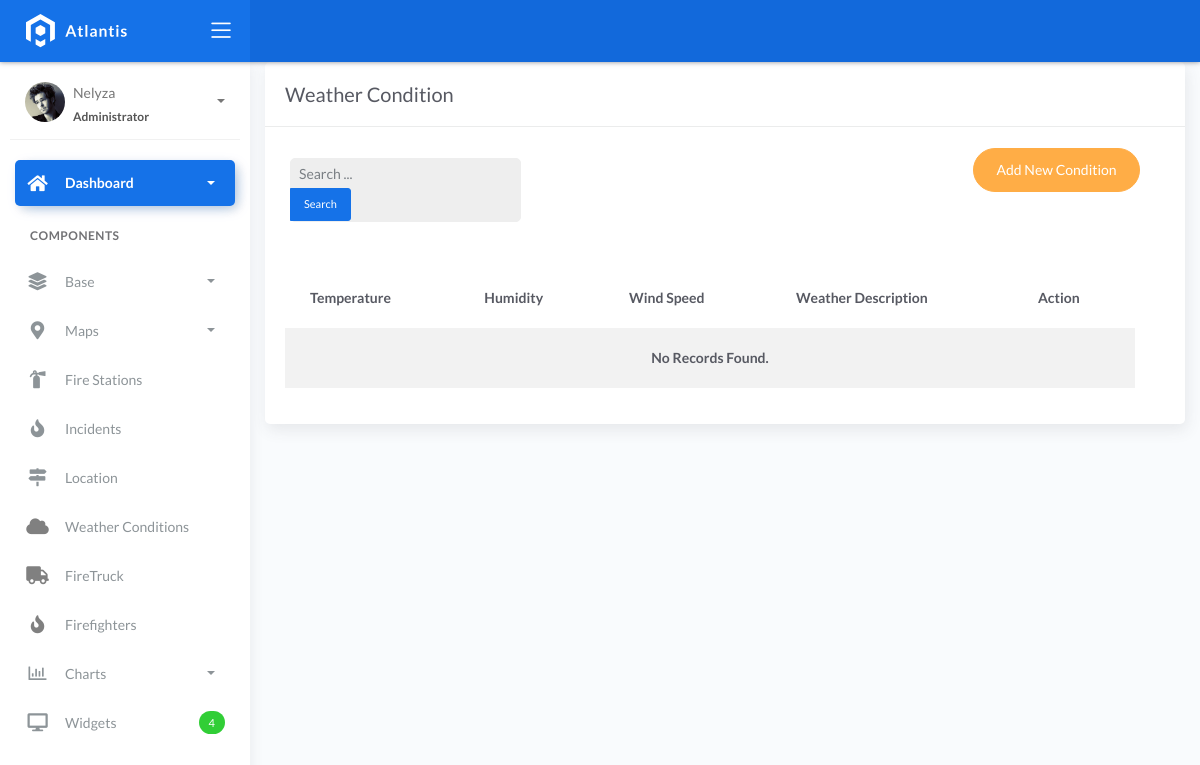
The app's page /condition_list/, older data.
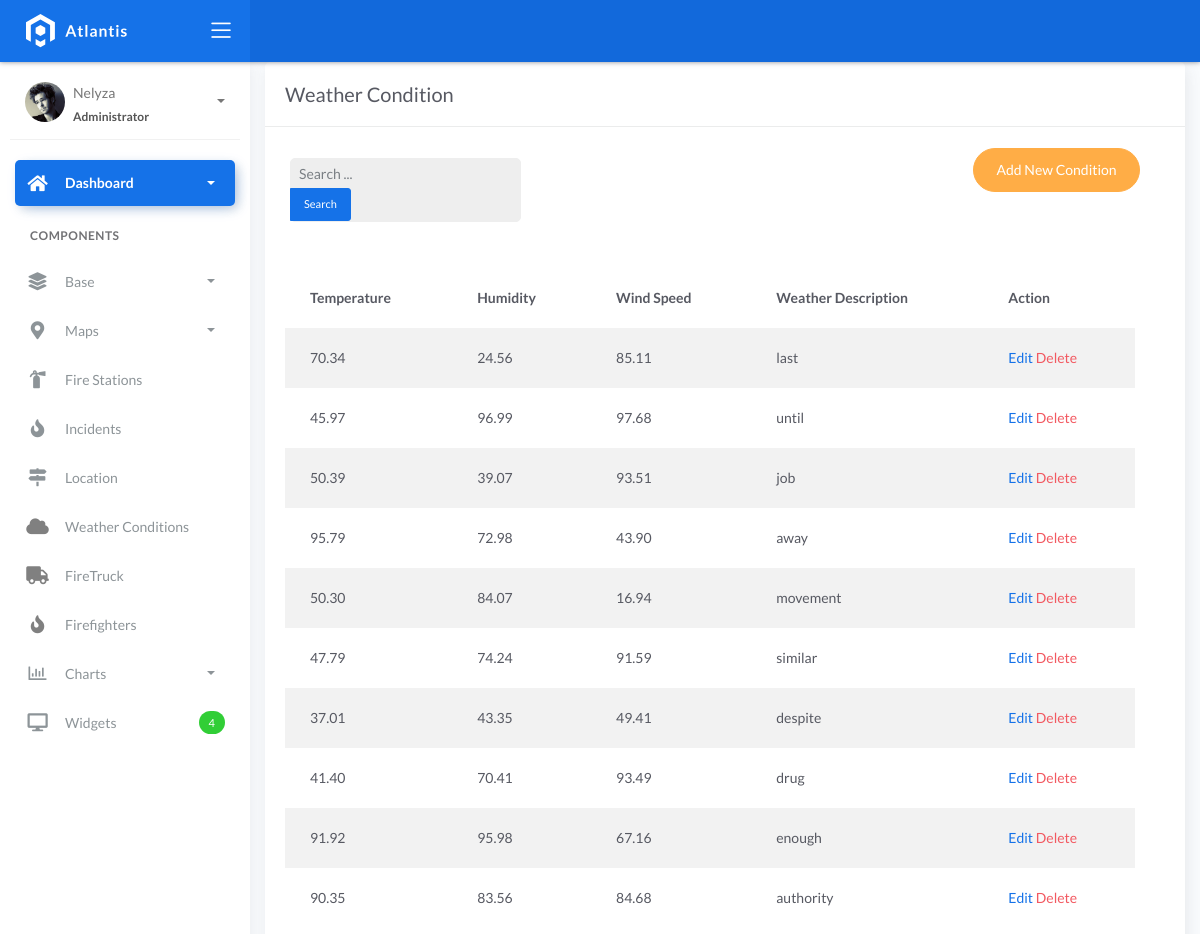
The same page, newer data.
### fire/models.py (models this page shows)
class BaseModel(models.Model):
    created_at = models.DateTimeField(auto_now_add=True, db_index=True)
    updated_at = models.DateTimeField(auto_now=True)
    class Meta:
        abstract = True

class WeatherConditions(BaseModel):
    incident = models.ForeignKey(Incident, on_delete=models.CASCADE)
    temperature = models.DecimalField(max_digits=10, decimal_places=2)
    humidity = models.DecimalField(max_digits=10, decimal_places=2)
    wind_speed = models.DecimalField(max_digits=10, decimal_places=2)
    weather_description = models.CharField(max_length=150)

### fire/views.py (the view, shortened to what this page needs)
# urls.py: path('condition_list/',  ConditionListView.as_view(), name='weather-list'),
class ConditionListView(ListView):
    model = WeatherConditions
    context_object_name = 'object_list'
    template_name = 'weather_list.html'
    paginate_by = 10
    def get_queryset(self, *args, **kwargs):
        qs = super(ConditionListView, self).get_queryset(*args, **kwargs)
        query = self.request.GET.get('q')
        return qs

### templates/weather_list.html (shortened to what this page needs)
{% extends 'base.html' %}
{% load static %}
{% block content %}
<div class="content">
  <div class="container-fluid">
     <div class="row">
      <div class="col-md-12">
        <div class="card">
         <div class="card-header">
           <div class="card-title">Weather Condition</div>
        </div>
        <div class="col-md-12 row">
          <div class="col-md-4">
            <form class="navbar-left navbar-form nav-search mr-md-3" action="{% url 'weather-list' %}">
              <div class="form-group">
                <div class="input-group">
                  <input type="text" id="search" placeholder="Search ..." class="form-control form-control-sm" name="q" />
                  <div class="input-group-append">
                    <button class="btn btn-sm btn-primary" type="submit">Search</button>
                  </div>
                </div>
              </div>
            </form>
          </div>
        <div class="col-md-2">
         </div>
            <div class="col-md-6">
              <div class="pull-right"> <a href="{% url 'condition-add' %}" class="btn btn-warning btn-rounded">Add New Condition</a>
        </div>
        </div>
        <div class="card-body">
        <table class="table table-striped mt-3">
        <thead>
            <tr>
                <th scope="col">Temperature</th>
                <th scope="col">Humidity</th>
                <th scope="col">Wind Speed</th>
                <th scope="col">Weather Description</th>
                <th scope="col">Action</th>
            </tr>
            </thead>
            <tbody>
              {% for object in object_list %}
              <tr>
                <td>{{ object.temperature }}</td>
                <td>{{ object.humidity }}</td>
                <td>{{ object.wind_speed }}</td>
                <td>{{ object.weather_description }}</td>
                <td>
                    <a href="{% url 'condition-update' object.id %}">Edit</a>
                    <a href="{% url 'condition-delete' object.id %}" class="text-danger">Delete</a>
                </td>
              </tr>
              {% empty %}
              <tr>
                <td colspan="5" style="text-align: center">
                <p class="text-sm font-weight-bold mb-0">No Records Found.</p>
                </td>
            </tr>
              {% endfor %}
              </tbody>
            </table>
           </div>
          </div>
        </div>
      </div>
    </div>
</div>
{% endblock %}

Row changes from the older to the newer data that the page shows:
added WeatherConditions: temperature "70.34", humidity "24.56", wind_speed "85.11", weather_description "last"
added WeatherConditions: temperature "45.97", humidity "96.99", wind_speed "97.68", weather_description "until"
added WeatherConditions: temperature "50.39", humidity "39.07", wind_speed "93.51", weather_description "job"
added WeatherConditions: temperature "95.79", humidity "72.98", wind_speed "43.90", weather_description "away"
added WeatherConditions: temperature "50.30", humidity "84.07", wind_speed "16.94", weather_description "movement"
added WeatherConditions: temperature "47.79", humidity "74.24", wind_speed "91.59", weather_description "similar"
added WeatherConditions: temperature "37.01", humidity "43.35", wind_speed "49.41", weather_description "despite"
added WeatherConditions: temperature "41.40", humidity "70.41", wind_speed "93.49", weather_description "drug"
added WeatherConditions: temperature "91.92", humidity "95.98", wind_speed "67.16", weather_description "enough"
added WeatherConditions: temperature "90.35", humidity "83.56", wind_speed "84.68", weather_description "authority"
Text that changed along with them:
text no longer shown: "No Records Found."
